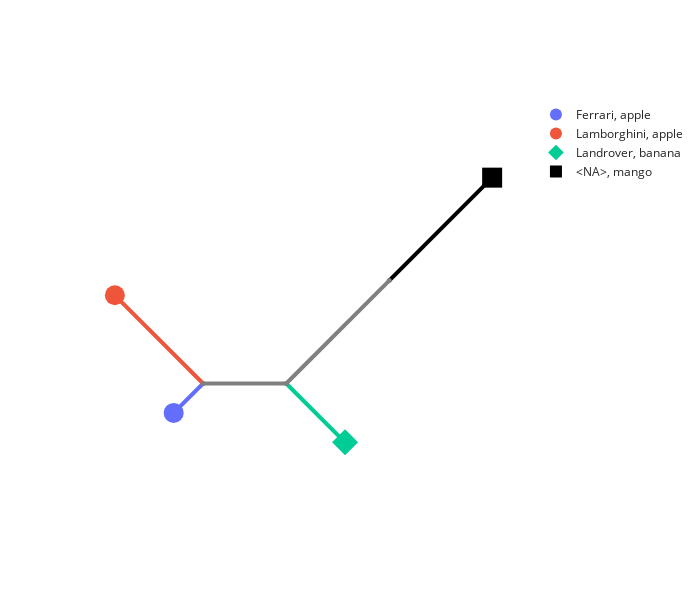

Notebook code cell kept with this figure:
### Code cell
anjl.plot(
    Z=Z1r,
    leaf_data=ld1,
    hover_name="name",
    hover_data=["fruit", "vegetable", "animal", "car"],
    color="car",
    marker_size=20,
    symbol="fruit",
    internal_marker_size=5,
    line_width=4,
)

### Figure 1 — Plotly figure (JSON) as saved in the notebook; plotly's stock layout.template omitted (floating-point values rounded to 4 significant figures)
{"data": [{"hovertemplate": "car=Ferrari<br>x=%{x}<br>y=%{y}<extra></extra>", "legendgroup": "Ferrari", "line": {"color": "#636EFA", "dash": "solid", "width": 4}, "marker": {"symbol": "circle"}, "mode": "lines", "name": "Ferrari", "orientation": "v", "showlegend": false, "type": "scatter", "x": [-4.475, -5.182, null], "xaxis": "x", "y": [-2.475, -3.182, null], "yaxis": "y"}, {"hovertemplate": "car=Lamborghini<br>x=%{x}<br>y=%{y}<extra></extra>", "legendgroup": "Lamborghini", "line": {"color": "#EF553B", "dash": "solid", "width": 4}, "marker": {"symbol": "circle"}, "mode": "lines", "name": "Lamborghini", "orientation": "v", "showlegend": false, "type": "scatter", "x": [-4.475, -6.596, null], "xaxis": "x", "y": [-2.475, -0.3536, null], "yaxis": "y"}, {"hovertemplate": "car=Landrover<br>x=%{x}<br>y=%{y}<extra></extra>", "legendgroup": "Landrover", "line": {"color": "#00CC96", "dash": "solid", "width": 4}, "marker": {"symbol": "circle"}, "mode": "lines", "name": "Landrover", "orientation": "v", "showlegend": false, "type": "scatter", "x": [-2.475, -1.061, null], "xaxis": "x", "y": [-2.475, -3.889, null], "yaxis": "y"}, {"hovertemplate": "car=<NA><br>x=%{x}<br>y=%{y}<extra></extra>", "legendgroup": "<NA>", "line": {"color": "black", "dash": "solid", "width": 4}, "marker": {"symbol": "circle"}, "mode": "lines", "name": "<NA>", "orientation": "v", "showlegend": false, "type": "scatter", "x": [0, 2.475, null], "xaxis": "x", "y": [0, 2.475, null], "yaxis": "y"}, {"hovertemplate": "car=<br>x=%{x}<br>y=%{y}<extra></extra>", "legendgroup": "", "line": {"color": "gray", "dash": "solid", "width": 4}, "marker": {"symbol": "circle"}, "mode": "lines", "name": "", "orientation": "v", "showlegend": false, "type": "scatter", "x": [0, -2.475, null, -2.475, -4.475, null], "xaxis": "x", "y": [0, -2.475, null, -2.475, -2.475, null], "yaxis": "y"}, {"customdata": [["apple", "carrot", "pigeon", "Ferrari"]], "hovertemplate": "<b>%{hovertext}</b><br><br>car=%{customdata[3]}<br>fruit=%{customdata[0]}<br>x=%{x}<br>y=%{y}<br>vegetable=%{customdata[1]}<br>animal=%{customdata[2]}<extra></extra>", "hovertext": ["A"], "legendgroup": "Ferrari, apple", "marker": {"color": "#636EFA", "size": 20, "symbol": "circle"}, "mode": "markers", "name": "Ferrari, apple", "orientation": "v", "showlegend": true, "type": "scatter", "x": [-5.182], "xaxis": "x", "y": [-3.182], "yaxis": "y"}, {"customdata": [["apple", "pea", "ladybird", "Lamborghini"]], "hovertemplate": "<b>%{hovertext}</b><br><br>car=%{customdata[3]}<br>fruit=%{customdata[0]}<br>x=%{x}<br>y=%{y}<br>vegetable=%{customdata[1]}<br>animal=%{customdata[2]}<extra></extra>", "hovertext": ["B"], "legendgroup": "Lamborghini, apple", "marker": {"color": "#EF553B", "size": 20, "symbol": "circle"}, "mode": "markers", "name": "Lamborghini, apple", "orientation": "v", "showlegend": true, "type": "scatter", "x": [-6.596], "xaxis": "x", "y": [-0.3536], "yaxis": "y"}, {"customdata": [["banana", "cabbage", "pigeon", "Landrover"]], "hovertemplate": "<b>%{hovertext}</b><br><br>car=%{customdata[3]}<br>fruit=%{customdata[0]}<br>x=%{x}<br>y=%{y}<br>vegetable=%{customdata[1]}<br>animal=%{customdata[2]}<extra></extra>", "hovertext": ["C"], "legendgroup": "Landrover, banana", "marker": {"color": "#00CC96", "size": 20, "symbol": "diamond"}, "mode": "markers", "name": "Landrover, banana", "orientation": "v", "showlegend": true, "type": "scatter", "x": [-1.061], "xaxis": "x", "y": [-3.889], "yaxis": "y"}, {"customdata": [["mango", "cabbage", "spider", "<NA>"]], "hovertemplate": "<b>%{hovertext}</b><br><br>car=%{customdata[3]}<br>fruit=%{customdata[0]}<br>x=%{x}<br>y=%{y}<br>vegetable=%{customdata[1]}<br>animal=%{customdata[2]}<extra></extra>", "hovertext": ["D"], "legendgroup": "<NA>, mango", "marker": {"color": "black", "size": 20, "symbol": "square"}, "mode": "markers", "name": "<NA>, mango", "orientation": "v", "showlegend": true, "type": "scatter", "x": [2.475], "xaxis": "x", "y": [2.475], "yaxis": "y"}, {"hovertemplate": "<b>%{hovertext}</b><br><br>car=<br>x=%{x}<br>y=%{y}<extra></extra>", "hovertext": [6, 5, 4], "legendgroup": "", "marker": {"color": "gray", "size": 5, "symbol": "circle"}, "mode": "markers", "name": "", "orientation": "v", "showlegend": false, "type": "scatter", "x": [0, -2.475, -4.475], "xaxis": "x", "y": [0, -2.475, -2.475], "yaxis": "y"}], "layout": {"height": 600, "legend": {"itemsizing": "constant", "tracegroupgap": 0}, "width": 700, "xaxis": {"autorange": true, "domain": [0, 1], "mirror": false, "range": [-7.431, 3.31], "showgrid": false, "showline": false, "showticklabels": false, "ticks": "", "title": {}, "type": "linear"}, "yaxis": {"autorange": true, "domain": [0, 1], "mirror": false, "range": [-5.708, 4.294], "scaleanchor": "x", "scaleratio": 1, "showgrid": false, "showline": false, "showticklabels": false, "ticks": "", "title": {}, "type": "linear"}}}
